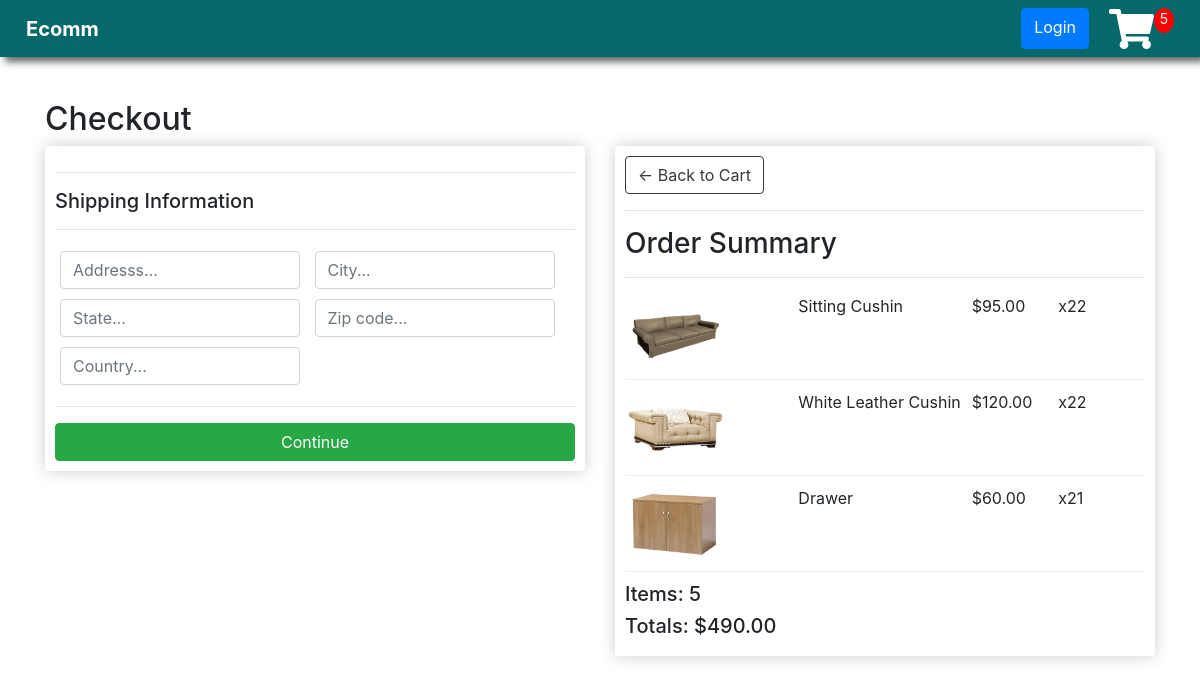
Screenshot of /checkout/ (signed in) with the database file from the repository.
### store/models.py (models this page shows, shortened)
class OrderItem(models.Model):
    product = models.ForeignKey(Product, on_delete=models.SET_NULL, blank=True, null=True)
    order = models.ForeignKey(Order, on_delete=models.SET_NULL, blank=True, null=True)
    quantity = models.IntegerField(default=0, null=True, blank=True)
    date_added = models.DateTimeField(auto_now_add=True)
    @property
    def get_total(self):
        total = self.product.price * self.quantity
        return total

class Product(models.Model):
    name = models.CharField(max_length=200, null=True)
    price = models.DecimalField(max_digits=7, decimal_places=2)
    digital = models.BooleanField(default=False, null=True, blank=False)
    image = models.ImageField(null=True, blank=True)
    @property
    def imageURL(self):
        try:
            url = self.image.url
        except:
            url = ''
        return url

class Order(models.Model):
    customer = models.ForeignKey(Customer, on_delete=models.SET_NULL, blank=True, null=True)
    date_ordered = models.DateTimeField(auto_now_add=True)
    complete = models.BooleanField(default=False, null=True, blank=False)
    transaction_id = models.CharField(max_length=200, null=True)
    @property
    def shipping(self):
        shipping = False
        orderitems = self.orderitem_set.all()
        for i in orderitems:
            if i.product.digital == False:
                shipping = True
        return shipping
    @property
    def get_cart_total(self):
        orderitems = self.orderitem_set.all()
        total = sum([item.get_total for item in orderitems])
        return total
    @property
    def get_cart_items(self):
        orderitems = self.orderitem_set.all()
        total = sum([item.quantity for item in orderitems])
        return total

### store/views.py (the view)
# urls.py: path('checkout/', views.checkout, name='checkout'),
def checkout(request):
    data = cartData(request)
    cartItems = data['cartItems']
    order = data['order']
    items = data['items']
    context = {'items':items, 'order':order, 'cartItems':cartItems}
    return render(request, 'checkout.html', context)

### store/utils.py (called while the page is built)
def cartData(request):
    if request.user.is_authenticated:
        customer = request.user.customer
        order, created = Order.objects.get_or_create(customer=customer, complete=False)
        items = order.orderitem_set.all()
        cartItems = order.get_cart_items
    else:
        cookieData = cookieCart(request)
        cartItems = cookieData['cartItems']
        order = cookieData['order']
        items = cookieData['items']
    return {'cartItems':cartItems, 'order':order, 'items':items}

### store/templates/checkout.html (shortened to what this page needs)
{% extends 'base.html' %}
{% load static %}
{% block content %}
    <h2>Checkout</h2>
    <div class="row">
        <div class="col-lg-6">
            <div class="box-element" id="form-wrapper">
                <form id="form">
                    <div id="shipping-info">
                        <hr>
                        <h5>Shipping Information</h5>
                        <hr>
                        <div class="form-field">
                            <input class="form-control" type="text" name="address" placeholder="Addresss...">
                        </div>
                        <div class="form-field">
                            <input class="form-control" type="text" name="city" placeholder="City...">
                        </div>
                        <div class="form-field">
                            <input class="form-control" type="text" name="state" placeholder="State...">
                        </div>
                        <div class="form-field">
                            <input class="form-control" type="text" name="zipcode" placeholder="Zip code...">
                        </div>
                        <div class="form-field">
                            <input class="form-control" type="text" name="country" placeholder="Country...">
                        </div>
                    </div>
                    <hr>
                    <input id="form-button" class="btn btn-success btn-block" type="submit" value="Continue">
                </form>
            </div>
            <br>
        </div>
        <div class="col-lg-6">
            <div class="box-element" id="form-wrapper">
                <a class="btn btn-outline-dark" href="{% url 'cart' %}">&#x2190; Back to Cart</a>
                <hr>
                <h3>Order Summary</h3>
                <hr>
                {% for item in items %}
                <div class="cart-row">
                    <div style="flex:2"><img class="row-image" src="{{item.product.imageURL}}"/></div>
                    <div style="flex:2"><p>{{item.product.name}}</p></div>
                    <div style="flex:1"><p>${{item.product.price}}</p></div>
                    <div style="flex:1"><p>x2{{item.quantity}}</p></div>
                </div>
                {% endfor %}
                <h5>Items: {{order.get_cart_items}}</h5>
                <h5>Totals: ${{order.get_cart_total|floatformat:2}}</h5>
            </div>
        </div>
    </div>
{% endblock content %}

### static/css/style.css (style rules this page uses)
h2 { margin-top: 100px; }
.box-element { box-shadow:hsl(0, 0%, 80%) 0 0 16px; background-color: #fff; border-radius: 4px; padding: 10px; }
.row-image { width: 100px; }
.cart-row { display: flex; align-items: flex-stretch; padding-bottom: 10px; margin-bottom: 10px; border-bottom: 1px solid #ececec; }
.form-field { width: 250px; display: inline-block; padding: 5px; }

### rows the page displays
OrderItem: product.imageURL (picture), product.name "Sitting Cushin", product.price "95.00", quantity "2"
OrderItem: product.imageURL (picture), product.name "White Leather Cushin", product.price "120.00", quantity "2"
OrderItem: product.imageURL (picture), product.name "Drawer", product.price "60.00", quantity "1"
Order: get_cart_items "5", get_cart_total "490.00"

### other values shown
{{ cartItems }} "5"
